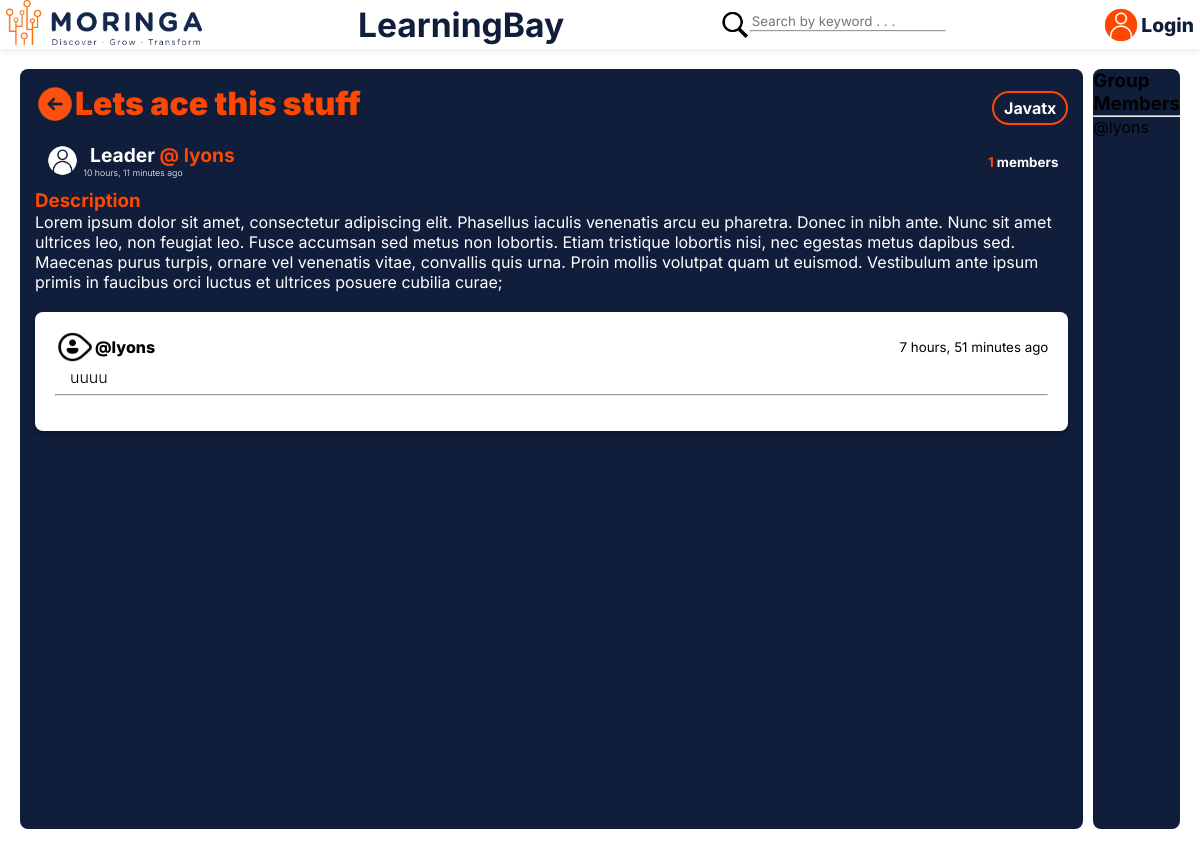
/group/14/, run on an earlier commit of the app's database.
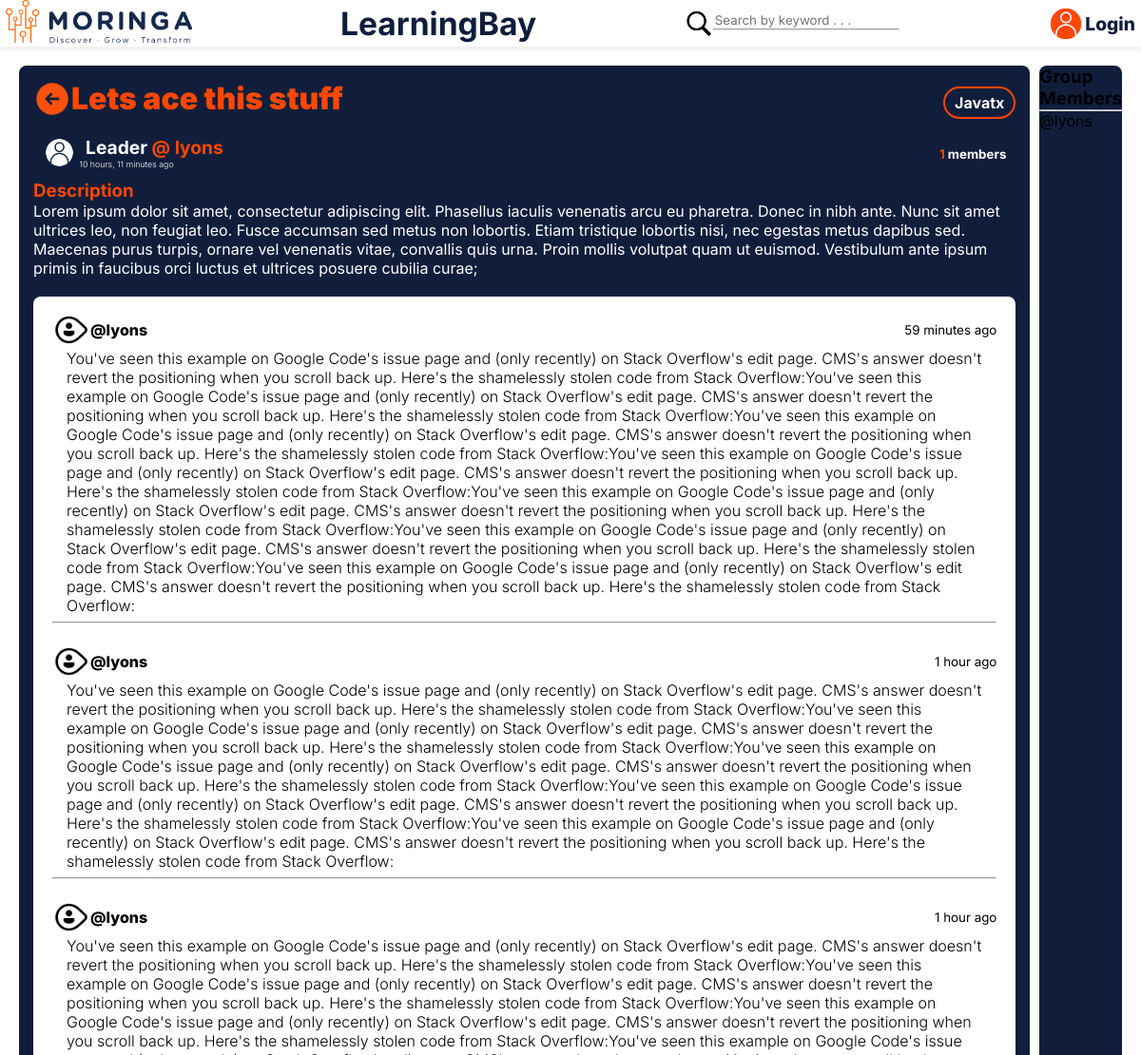
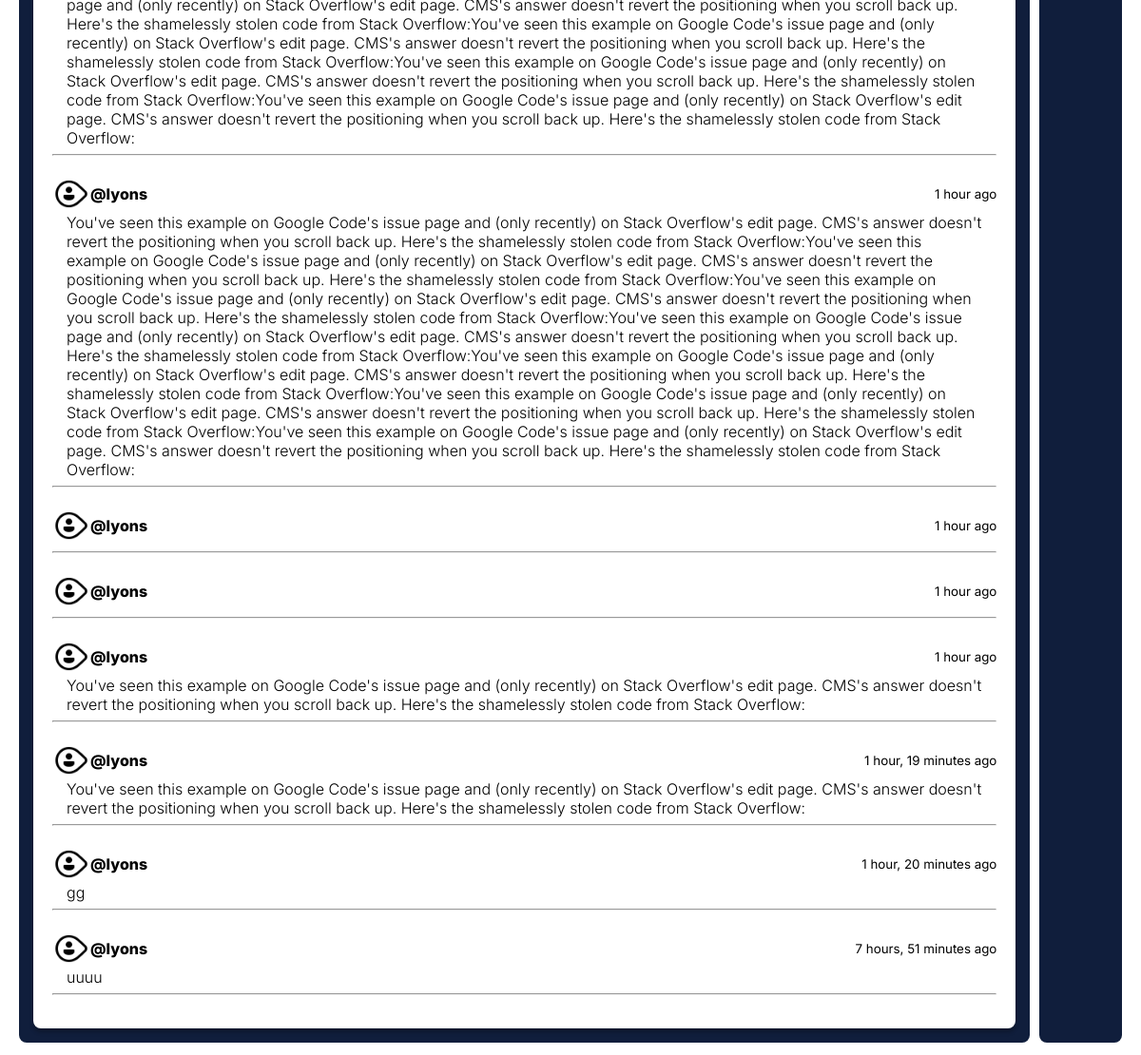
And on a later commit of the database (2 pictures, top to bottom).
### learning/models.py (models this page shows, shortened)
class Message(models.Model):
    user = models.ForeignKey(User, on_delete=models.CASCADE)
    group = models.ForeignKey(Group, on_delete=models.CASCADE)
    body = models.TextField()
    created = models.DateTimeField(auto_now_add=True) #once
    updated = models.DateTimeField(auto_now=True) #every time
    class Meta:
        ordering = ['-updated', '-created']

### learning/views.py (the view, shortened to what this page needs)
# urls.py: path('group/<str:pk>/', views.group, name="group"),
def group(request, pk):
    group = Group.objects.get(id = pk)
    group_messages = group.message_set.all().order_by('-created') #many to one
    members = group.members.all() # many to many
    context = {'group' : group, 'group_messages':group_messages, 'members': members,}
    return render(request, 'learning/group.html', context)

### learning/models.py (called while the page is built)
    def __str__(self):
        return self.name

### learning/templates/learning/group.html (shortened to what this page needs)
{% extends 'base.html' %}
{% load static %}
{% block content %}
<div class="group">
    <div class="group__full">
        <div class="group__header">
            <h1 class="group__title"><a href="{% url 'home' %}"><img src="{% static 'img/back.png' %}" alt="back">
                </a>{{group.name}}</h1>
            <p class="group__lang">{{group.language}}</p>
        </div>
        <div class="group__leader">
            <p class="activity__icon">
                <img src="{% static 'img/userx.png' %}" alt=". . ." />
                <span class="act__del">
                    <span class="activity__time">
                        <a href="{% url 'profile' group.leader.id %}">&nbsp; Leader <span class="leader__name">@
                                {{group.leader}}</span></a>
                        &nbsp;{{ group.created | timesince }} ago
                    </span>
                </span>
            </p>
            <p><small class="feed__members">
                    <span class="feed__numbers">{{ group.members.all.count }}</span> members
                </small>
            </p>
        </div>
        <div class="group__descr">
            <h3>Description</h3>
            <p>{{group.description}}</p>
            <p>&nbsp;</p>
        </div>
        <div class="group__converse">
            {% for message in group_messages %}
            <div class="">
                <div class="conversation__profile">
                    <p><img src="{% static 'img/icon.png' %}" alt=""> @{{message.user.username}}</p>
                    <small> {{message.created | timesince}} ago
                    </small>
                </div>
                <p class="conversation__body">{{message.body}}
                    <hr>
                    <br>
                </p>
            </div>
            {% endfor %}
        </div>
    </div>
    <div class="group__member">
        <h3>Group Members</h3>
        <hr>
        {% for member in members %}
        <div class="">
            <p>@{{member.username}}</p>
        </div>
        {% endfor %}
    </div>
</div>
{% endblock content %}

What changed in the data, as far as the page shows it:
added Message: user.username "lyons", created "59 minutes", body "You've seen this example on Google Code's issue page and (only recently) on Stack Overflow's edit page. CMS's answer doesn't revert the positioning when you scroll back up. Here's the shamelessly stolen code from Stack Overflow:You've seen this example on Google Code's issue page and (only recently) on Stack Overflow's edit page. CMS's answer doesn't revert the positioning when you scroll back up. Here's the shamelessly stolen code from Stack Overflow:You've seen this example on Google Code's issue page and (only recently) on Stack Overflow's edit page. CMS's answer doesn't revert the positioning when you scroll back up. Here's the shamelessly stolen code from Stack Overflow:You've seen…"
added Message: user.username "lyons", created "1 hour", body "You've seen this example on Google Code's issue page and (only recently) on Stack Overflow's edit page. CMS's answer doesn't revert the positioning when you scroll back up. Here's the shamelessly stolen code from Stack Overflow:You've seen this example on Google Code's issue page and (only recently) on Stack Overflow's edit page. CMS's answer doesn't revert the positioning when you scroll back up. Here's the shamelessly stolen code from Stack Overflow:You've seen this example on Google Code's issue page and (only recently) on Stack Overflow's edit page. CMS's answer doesn't revert the positioning when you scroll back up. Here's the shamelessly stolen code from Stack Overflow:You've seen…"
added Message: user.username "lyons", created "1 hour", body "You've seen this example on Google Code's issue page and (only recently) on Stack Overflow's edit page. CMS's answer doesn't revert the positioning when you scroll back up. Here's the shamelessly stolen code from Stack Overflow:You've seen this example on Google Code's issue page and (only recently) on Stack Overflow's edit page. CMS's answer doesn't revert the positioning when you scroll back up. Here's the shamelessly stolen code from Stack Overflow:You've seen this example on Google Code's issue page and (only recently) on Stack Overflow's edit page. CMS's answer doesn't revert the positioning when you scroll back up. Here's the shamelessly stolen code from Stack Overflow:You've seen…"
added Message: user.username "lyons", created "1 hour", body "You've seen this example on Google Code's issue page and (only recently) on Stack Overflow's edit page. CMS's answer doesn't revert the positioning when you scroll back up. Here's the shamelessly stolen code from Stack Overflow:You've seen this example on Google Code's issue page and (only recently) on Stack Overflow's edit page. CMS's answer doesn't revert the positioning when you scroll back up. Here's the shamelessly stolen code from Stack Overflow:You've seen this example on Google Code's issue page and (only recently) on Stack Overflow's edit page. CMS's answer doesn't revert the positioning when you scroll back up. Here's the shamelessly stolen code from Stack Overflow:You've seen…"
added Message: user.username "lyons", created "1 hour"
added Message: user.username "lyons", created "1 hour"
added Message: user.username "lyons", created "1 hour", body "You've seen this example on Google Code's issue page and (only recently) on Stack Overflow's edit page. CMS's answer doesn't revert the positioning when you scroll back up. Here's the shamelessly stolen code from Stack Overflow:"
added Message: user.username "lyons", created "1 hour, 19 minutes", body "You've seen this example on Google Code's issue page and (only recently) on Stack Overflow's edit page. CMS's answer doesn't revert the positioning when you scroll back up. Here's the shamelessly stolen code from Stack Overflow:"
added Message: user.username "lyons", created "1 hour, 20 minutes", body "gg"
